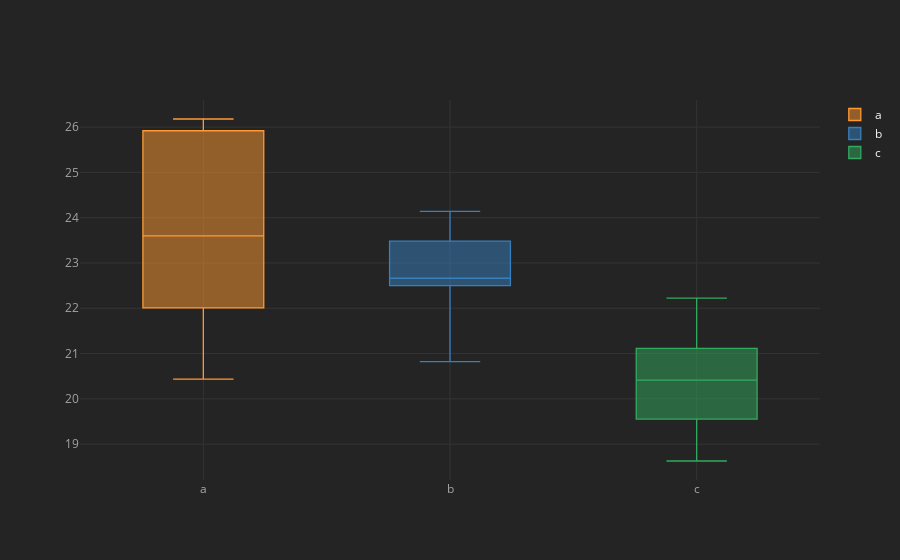

Notebook source saved alongside this figure:
### Code cell
# IQR=inter quartile range(q3-q1)
# max=q3 + 1.5 * IQR
# min=q1 -1.5 * IQR
# any data below min/above max=outlier
# q3=75th
# q2=50th
# q1=25th

df.iplot(kind='box')

### Figure 1 — Plotly figure (JSON) as saved in the notebook; plotly's stock layout.template omitted (floating-point values rounded to 4 significant figures)
{"data": [{"boxpoints": false, "line": {"width": 1.3}, "marker": {"color": "rgba(255, 153, 51, 1.0)"}, "name": "a", "orientation": "v", "type": "box", "y": [20.69, 20.43, 23.14, 24.92, 22.01, 22.47, 24.06, 26.18, 25.98, 25.92]}, {"boxpoints": false, "line": {"width": 1.3}, "marker": {"color": "rgba(55, 128, 191, 1.0)"}, "name": "b", "orientation": "v", "type": "box", "y": [20.82, 21.97, 22.68, 23.3, 23.86, 24.14, 22.58, 23.48, 22.5, 22.64]}, {"boxpoints": false, "line": {"width": 1.3}, "marker": {"color": "rgba(50, 171, 96, 1.0)"}, "name": "c", "orientation": "v", "type": "box", "y": [21.12, 21.27, 22.22, 20.94, 20.46, 20.06, 19.55, 18.7, 18.63, 20.37]}], "layout": {"legend": {"bgcolor": "#242424", "font": {"color": "#F4F4F4"}}, "paper_bgcolor": "#242424", "plot_bgcolor": "#242424", "title": {"font": {"color": "#F4F4F4"}}, "xaxis": {"gridcolor": "#343434", "showgrid": true, "tickfont": {"color": "#A4A4A4"}, "title": {"font": {"color": "#A4A4A4"}, "text": ""}, "zerolinecolor": "#444444"}, "yaxis": {"gridcolor": "#343434", "showgrid": true, "tickfont": {"color": "#A4A4A4"}, "title": {"font": {"color": "#A4A4A4"}, "text": ""}, "zerolinecolor": "#444444"}}}
